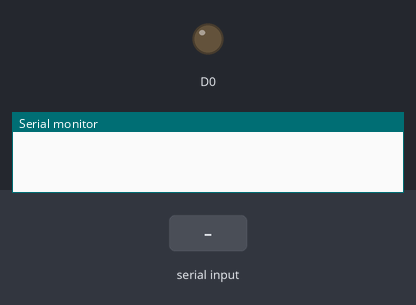
A sketch run on a simulated ESP8266 (NodeMCU). Parts: output pins drawn as LEDs (lit = HIGH), the last lines printed to the serial monitor. Inputs (shaded band) come from the test bench.

Above: at 1.2 s.
1.3 s: "off" received over Serial
At 3.5 s:
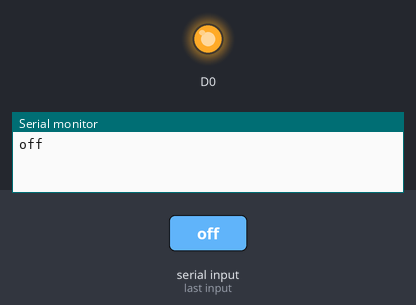
3.8 s: "on" received over Serial
At 5.8 s:
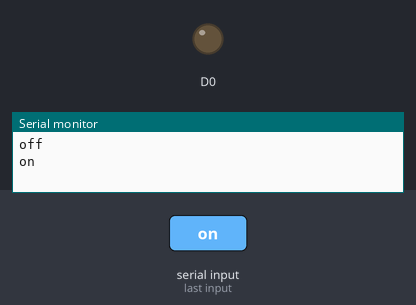
Timing chart, 0 to 7.3 s (numbered marks = the images above; inputs shaded):
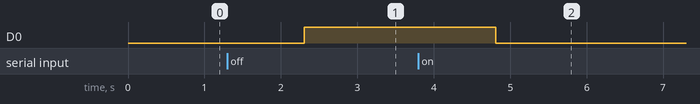

Measured:
- after the input at 1.3 s, D0: LOW → HIGH after 1.0 s
- after the input at 3.8 s, D0: HIGH → LOW after 1.0 s

The sketch:

User_LED.ino
```cpp
String data;
String reqData="";
void setup() {
  // put your setup code here, to run once:
Serial.begin(9600);
pinMode(D0,OUTPUT);
}

void loop() {
  // put your main code here, to run repeatedly:
while(!Serial.available())
{
delay(10);
}
if(Serial.available()>0)
{
  data= Serial.readString();
  Serial.println(data);
  if(data=="on")
  {
    digitalWrite(D0,LOW);
  }
  else if(data=="off")
  {
    digitalWrite(D0,HIGH);
  }
}
}
```
